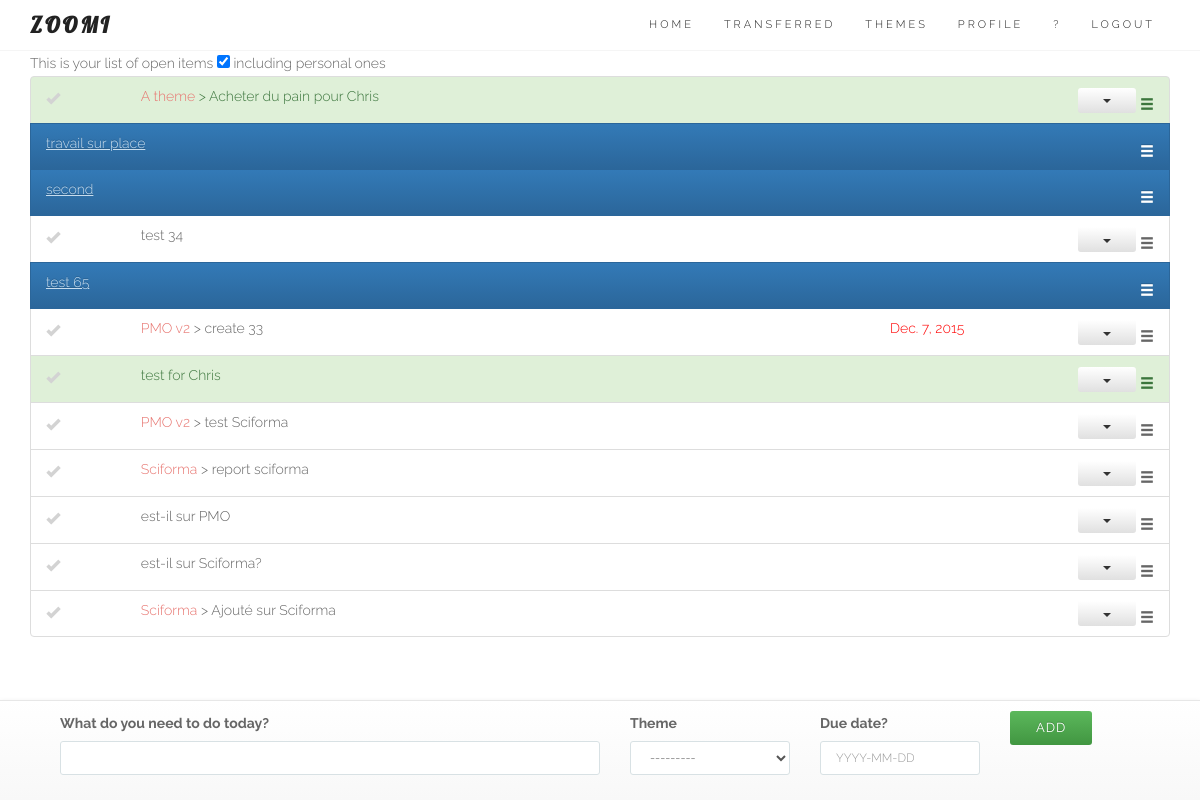
Before: / (signed in) with the older database file.
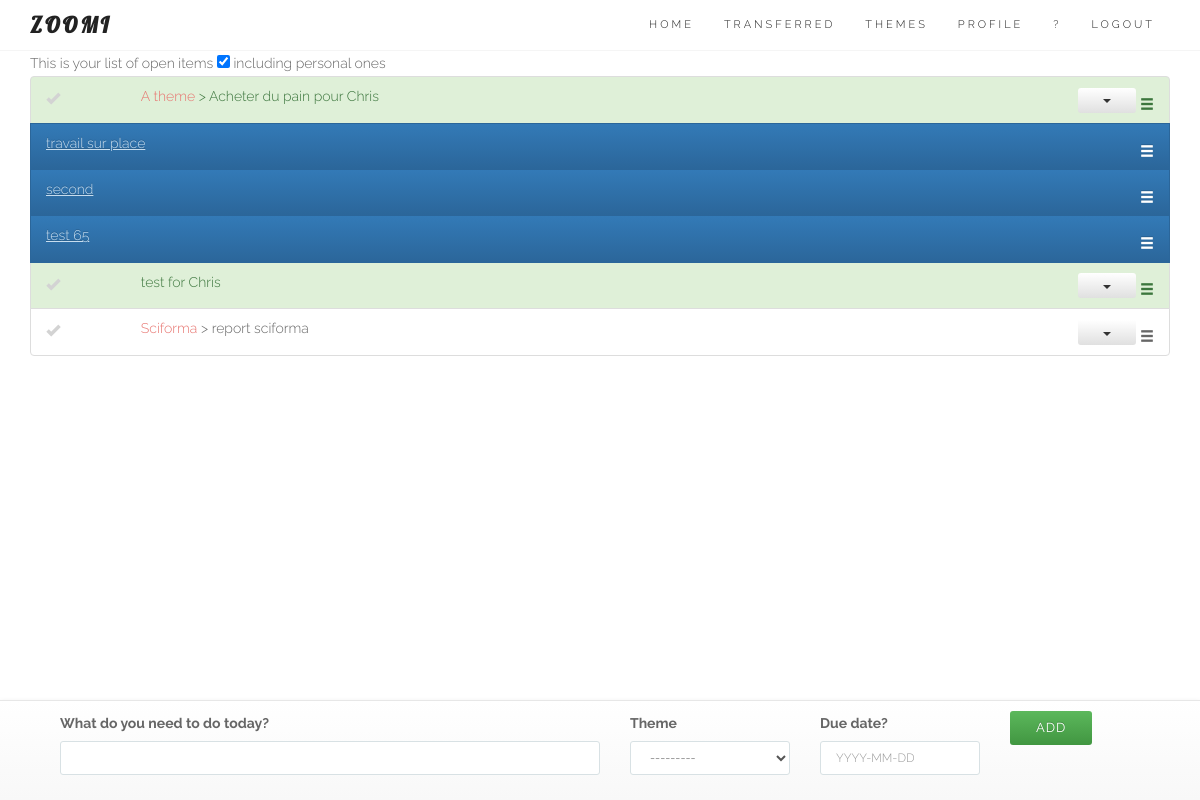
After: the same page with the newer database file.
### core/models.py (models this page shows, shortened)
class Entry(models.Model):
	user = models.ForeignKey(User)
	name = models.CharField(max_length=100)
	data = models.CharField(max_length=200, blank=True)
	order = models.IntegerField(default=1000)
	duedate = models.DateField(null=True, blank=True)
	done = models.BooleanField(default=False) # 0 = to do / 1 = completed
	impediment = models.BooleanField(default=False) # 0 = No / 1 = Yes
	transfered = models.BooleanField(default=False) # 0 = No / 1 = Yes = no longer in your List
	personal = models.BooleanField(default=False) # 0 = No / 1 = Yes
	assignees = models.ManyToManyField(User, related_name='assignees',blank=True)
	section = models.BooleanField(default=False) # 0 = No / 1 = Yes
	created_at = models.DateTimeField(auto_now_add=True)
	completed_on = models.DateTimeField(null=True, blank=True)
	theme = models.ForeignKey(Theme, null=True, blank=True)
	class Meta:
		ordering = ['order']
		verbose_name_plural = "entries"
	def __str__(self):
		return str(self.name)
	def update_entry_url(self):
		return reverse (viewname="detail", args=[self.id])
	def update_modal_entry_url(self):
		return reverse (viewname="entrymodal", args=[self.id])
	def comment_entry_url(self):
		return reverse (viewname="commentlist", args=[self.id])
	def theme_entry_url(self):
		return reverse (viewname="themedetails", args=[self.theme.id])

class Theme(models.Model):
	user = models.ForeignKey(User)
	name = models.CharField(max_length=100, null=True, blank=True)
	created_at = models.DateTimeField(auto_now_add=True)
	def __str__(self):
		return str(self.name)

### core/views.py (the view, shortened to what this page needs)
# urls.py: url(r'^$', login_required(coreviews.EntryListAppendViewBS.as_view()), name='entrylistBS'), # Bootstrap test
class EntryListAppendViewBS(ListAppendView):
	model = coremodels.Entry
	template_name = 'entry/listBS.html'
	context_object_name = 'entry'
	hide_sortable = ""
	def get_queryset(self):
		return coremodels.Entry.objects.filter(Q(user=self.request.user, transfered=0) | Q(assignees=self.request.user), done=False).order_by('order')

### core/models.py
class EntryCreateForm(ModelForm):
	class Meta:
		model = Entry
		fields = ['name','theme','duedate'] # the form on the homepage
	def __init__(self, *args, **kwargs): # current_business, as parameter (cf Creeam)
		current_user = kwargs.pop('user')
		super(EntryCreateForm, self).__init__(*args, **kwargs)
		self.fields['name'].label = "What do you need to do today?"
		self.fields['theme'].label = "Theme"
		self.fields['duedate'].label = "Have a due date?"
		self.fields['duedate'].widget.attrs['placeholder'] = "YYYY-MM-DD"
		self.fields['name'].widget.attrs['autofocus'] = "on"
		self.fields['theme'].queryset = Theme.objects.filter(user=current_user)

### core/models.py (called while the page is built)
	def get_form_kwargs(self):
		kwargs = super(ListAppendView, self).get_form_kwargs()
		kwargs['user'] = self.request.user
		return kwargs

### templates/entry/listBS.html (shortened to what this page needs)
{% extends "base/theme.html" %}
{% load sitegate %}
{% load staticfiles %}
{% block page_sub_title %}
<form>
This is your list of open items
<input type='checkbox' class='showpersonal' checked='checked'/> including personal ones
</form>
{% endblock %}
{% block content %}
<link rel="stylesheet" href="{% static "css/zoomi.css" %}">
<section id="services">
	<div class="container">
		<div class="row ">
			<div class="col-lg-12 text-center">
						<ul id="todo_list_BS">
						   	{% for objects in object_list %}
{% block detail %}
									{% include 'entry/detailsBS.html' %}
{% endblock %}
							{% endfor %}
						</ul>
			</div>
		</div>
	</div>
</section>
{% endblock %}
{% block footer %}
	<footer class="navbar navbar-default navbar-fixed-bottom footerform">
		<div class="container">
			{% include 'entry/create.html' %}
		</div>
	</footer>
{% endblock %}

### templates/entry/detailsBS.html (shortened to what this page needs)
								<li id="entry_{{ objects.id }}" class="list-group-item
										{% if objects.section == 1 %}active{% endif %}
										{% if objects.personal == 1 %}personal{% endif %}
										{% if objects.transfered == 1 %}list-group-item-success{% endif %}
										">
								  	<div class="row">
										<div class="{% if objects.section == 1 %}hidden-xs hidden-sm hidden-md{% else %}hidden-xs col-sm-1 col-md-1{% endif %}">
								   			<span class="{% if objects.section == 0 %}glyphicon glyphicon-ok entrycheckmark{% endif %} {% if objects.done == 1 %}completed{% else %}todo{% endif %}" onclick="EntryComplete({{ objects.id }})"> </span>
								   		</div>
								   		<div class="col-xs-7 col-sm-6 col-md-6 col-lg-6 text-left">
								   			<p class="list-group-item-text">
								   				{% if objects.theme %}
								   					<a href="{{ objects.theme_entry_url }}">{{ objects.theme }}</a> >
								   				{% endif %}
								   				{% if objects.section == 1 %}
								   					<a href="{{ objects.update_entry_url }}" style="color:#C7DDEF;text-decoration: underline;">{{ objects|truncatewords:10 }}</a>
								   				{% else %}
									   				{{ objects|truncatewords:10 }}
								   				{% endif %}
									   		</p>
								   		</div>
								   		{% if objects.section == 1 %}
											<div class="col-xs-3 col-sm-1 col-md-1 col-lg-1"></div>
										{% endif %}
								   		<div class="hidden-xs col-sm-3 col-md-3 col-lg-3 text-right">
								   			<p class="list-group-item-text">
								   				{% if objects.section == 0 %}
											        {% if objects.duedate %}
											            <span class="switchable
											                {% if objects.duedate|timesince >= "1 min" %}
											                overdue
											                {% endif %}
											                ">
											                {{ objects.duedate }}
											            </span>
											        {% endif %}
											    {% endif %}
								   			</p>
									    </div>
								   		<div class="hidden-xs col-sm-2 col-md-2 col-lg-2 text-right">
								   			{% if objects.section == 0 %}
												<div class="btn-group">
												  <button type="button" class="btn btn-xs btn-default dropdown-toggle" data-toggle="dropdown" aria-haspopup="true" aria-expanded="false">
												    <span class="caret"></span>
												  </button>
												</div>
											{% endif %}
								   				<span class="glyphicon glyphicon-menu-hamburger selector {{ view.hide_sortable }}">
									    </div>
									</div>
								</li>

Changed rows visible on the page:
no longer on this page (row edited): Entry: section False (drawn), name "test 34"
no longer on this page (row edited): Entry: section False (drawn), theme "PMO v2", name "create 33", duedate "Dec. 7, 2015"
no longer on this page (row edited): Entry: section False (drawn), theme "PMO v2", name "test Sciforma"
no longer on this page (row edited): Entry: section False (drawn), name "est-il sur PMO"
no longer on this page (row edited): Entry: section False (drawn), name "est-il sur Sciforma?"
no longer on this page (row edited): Entry: section False (drawn), theme "Sciforma", name "Ajouté sur Sciforma"
